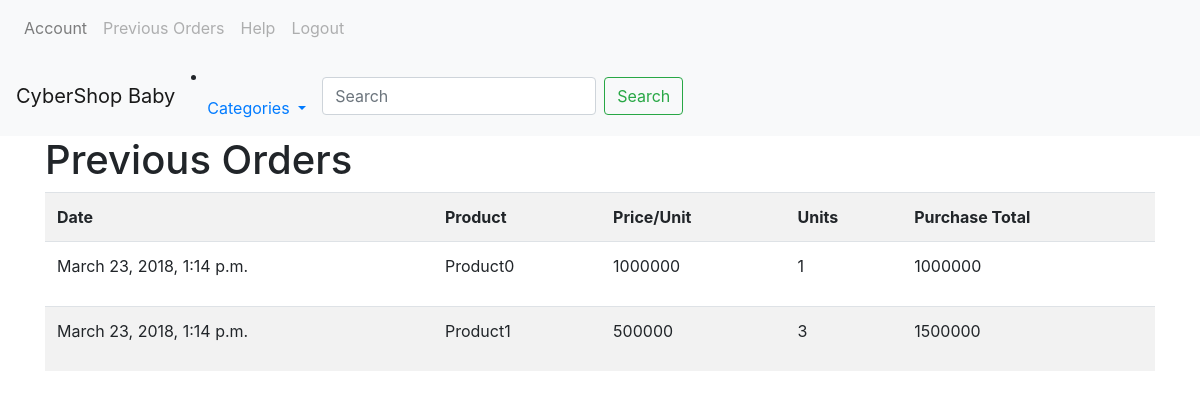
The page /accounts/prev_orders/ (signed in) on the database its author committed.
### shop/models.py (models this page shows, shortened)
class BuyReceipt(models.Model):
	owner = models.ForeignKey(User, on_delete=models.CASCADE)
	product = models.CharField(max_length=200)
	price = models.PositiveIntegerField()
	units = models.PositiveIntegerField()
	total = models.PositiveIntegerField()
	date_bought = models.DateTimeField(auto_now=True)
	cc_num = models.PositiveIntegerField()

### accounts/views.py (the view)
@login_required
def prev_orders(request):
	prevOrders = BuyReceipt.objects.filter(owner=request.user)
	args = {'prevOrders': prevOrders}
	return render(request, 'accounts/prev_orders.html', args)

### templates/accounts/prev_orders.html (shortened to what this page needs)
{% extends 'base.html' %}
{% block body %}
	<div class="container">
		<h1>Previous Orders</h1>
		<table class="table table-condensed table-striped table-hover">
	    <tr>
	      <th>Date</th>
	      <th>Product</th>
	      <th>Price/Unit</th>
	      <th>Units</th>
	      <th>Purchase Total</th>
	    </tr>
		{% for order in prevOrders %}
			<tr>
				<td><p>{{ order.date_bought }}</p></td>
				<td><p>{{ order.product }}</p></td>
				<td><p>{{ order.price }}</p></td>
				<td><p>{{ order.units }}</p></td>
				<td><p>{{ order.total }}</p></td>
			</tr>
		{% endfor %}
	</div>
{% endblock %}

### rows shown on the page
BuyReceipt: date_bought "March 23, 2018, 1:14 p.m.", product "Product0", price "1000000", units "1", total "1000000"
BuyReceipt: date_bought "March 23, 2018, 1:14 p.m.", product "Product1", price "500000", units "3", total "1500000"
